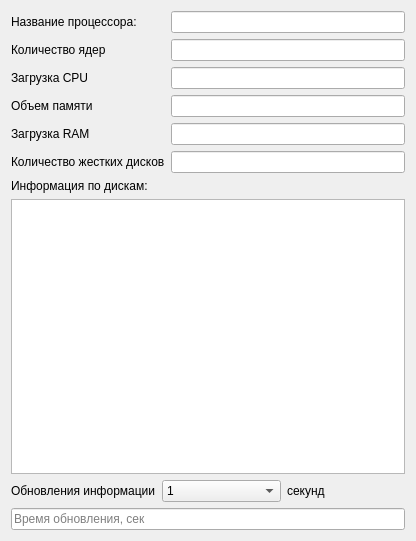
<?xml version="1.0" encoding="UTF-8"?>
<ui version="4.0">
 <class>Form</class>
 <widget class="QWidget" name="Form">
  <property name="geometry">
   <rect>
    <x>0</x>
    <y>0</y>
    <width>416</width>
    <height>541</height>
   </rect>
  </property>
  <property name="minimumSize">
   <size>
    <width>350</width>
    <height>280</height>
   </size>
  </property>
  <property name="windowTitle">
   <string>general</string>
  </property>
  <layout class="QVBoxLayout" name="verticalLayout">
   <item>
    <layout class="QHBoxLayout" name="horizontalLayout">
     <item>
      <widget class="QLabel" name="proclabel">
       <property name="minimumSize">
        <size>
         <width>154</width>
         <height>0</height>
        </size>
       </property>
       <property name="text">
        <string>Название процессора:</string>
       </property>
      </widget>
     </item>
     <item>
      <widget class="QLineEdit" name="proclineEdit">
       <property name="readOnly">
        <bool>true</bool>
       </property>
      </widget>
     </item>
    </layout>
   </item>
   <item>
    <layout class="QHBoxLayout" name="horizontalLayout_2">
     <item>
      <widget class="QLabel" name="yadrlabel">
       <property name="minimumSize">
        <size>
         <width>154</width>
         <height>0</height>
        </size>
       </property>
       <property name="text">
        <string>Количество ядер</string>
       </property>
      </widget>
     </item>
     <item>
      <widget class="QLineEdit" name="yadrlineEdit">
       <property name="readOnly">
        <bool>true</bool>
       </property>
      </widget>
     </item>
    </layout>
   </item>
   <item>
    <layout class="QHBoxLayout" name="horizontalLayout_3">
     <item>
      <widget class="QLabel" name="label_cpu">
       <property name="minimumSize">
        <size>
         <width>154</width>
         <height>0</height>
        </size>
       </property>
       <property name="text">
        <string>Загрузка CPU</string>
       </property>
      </widget>
     </item>
     <item>
      <widget class="QLineEdit" name="lineEdit_cpu">
       <property name="readOnly">
        <bool>true</bool>
       </property>
      </widget>
     </item>
    </layout>
   </item>
   <item>
    <layout class="QHBoxLayout" name="horizontalLayout_4">
     <item>
      <widget class="QLabel" name="label_ram">
       <property name="minimumSize">
        <size>
         <width>154</width>
         <height>0</height>
        </size>
       </property>
       <property name="text">
        <string>Объем памяти</string>
       </property>
      </widget>
     </item>
     <item>
      <widget class="QLineEdit" name="lineEdit_ram">
       <property name="readOnly">
        <bool>true</bool>
       </property>
      </widget>
     </item>
    </layout>
   </item>
   <item>
    <layout class="QHBoxLayout" name="horizontalLayout_5">
     <item>
      <widget class="QLabel" name="label_ramvalue">
       <property name="minimumSize">
        <size>
         <width>154</width>
         <height>0</height>
        </size>
       </property>
       <property name="text">
        <string>Загрузка RAM</string>
       </property>
      </widget>
     </item>
     <item>
      <widget class="QLineEdit" name="lineEdit_ramvalue">
       <property name="readOnly">
        <bool>true</bool>
       </property>
      </widget>
     </item>
    </layout>
   </item>
   <item>
    <layout class="QHBoxLayout" name="horizontalLayout_6">
     <item>
      <widget class="QLabel" name="label_hdd">
       <property name="text">
        <string>Количество жестких дисков</string>
       </property>
      </widget>
     </item>
     <item>
      <widget class="QLineEdit" name="lineEdit_hdd">
       <property name="readOnly">
        <bool>true</bool>
       </property>
      </widget>
     </item>
    </layout>
   </item>
   <item>
    <widget class="QLabel" name="label_hdd_about">
     <property name="text">
      <string>Информация по дискам:</string>
     </property>
    </widget>
   </item>
   <item>
    <widget class="QPlainTextEdit" name="plainTextEdit_hdd_about"/>
   </item>
   <item>
    <layout class="QHBoxLayout" name="horizontalLayout_7">
     <item>
      <widget class="QLabel" name="label_interval">
       <property name="text">
        <string>Обновления информации</string>
       </property>
      </widget>
     </item>
     <item>
      <widget class="QComboBox" name="comboBox_interval">
       <item>
        <property name="text">
         <string>1</string>
        </property>
       </item>
       <item>
        <property name="text">
         <string>5</string>
        </property>
       </item>
       <item>
        <property name="text">
         <string>15</string>
        </property>
       </item>
       <item>
        <property name="text">
         <string>30</string>
        </property>
       </item>
      </widget>
     </item>
     <item>
      <widget class="QLabel" name="label_interval_2">
       <property name="text">
        <string>секунд</string>
       </property>
      </widget>
     </item>
    </layout>
   </item>
   <item>
    <widget class="QLineEdit" name="lineEditdelay">
     <property name="placeholderText">
      <string>Время обновления, сек</string>
     </property>
    </widget>
   </item>
  </layout>
 </widget>
 <resources/>
 <connections/>
</ui>
